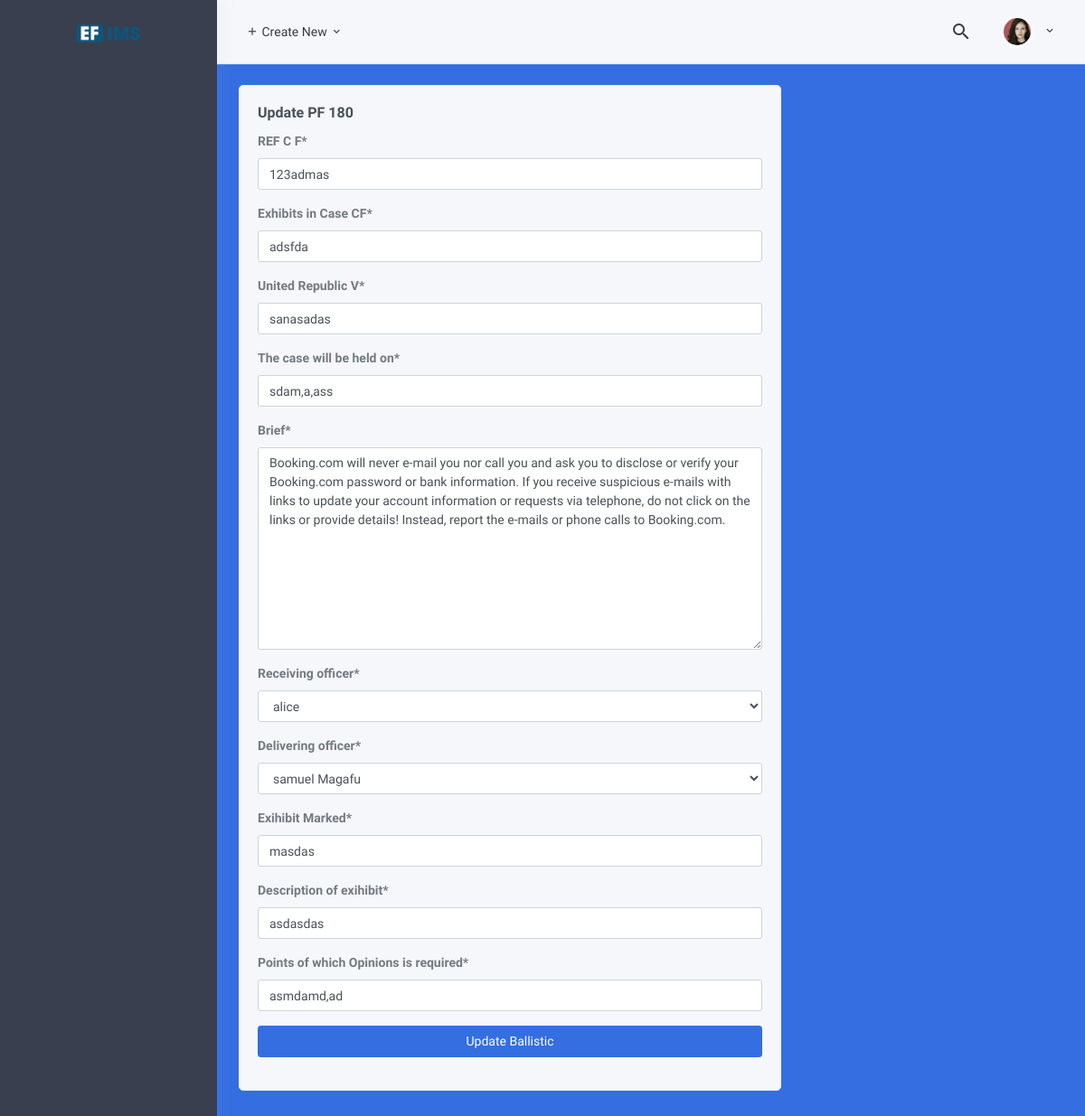
Screenshot of /dna/biology/3/update with the database file from the repository.
### dna/models.py (models this page shows, shortened)
class BiologyPF180(models.Model):
    ref = models.CharField(verbose_name="REF C F", max_length=100,blank=False,null=False)
    date = models.DateTimeField(verbose_name="Date Created",auto_now_add=True)
    casecf = models.CharField(verbose_name="Exhibits in Case CF", max_length=100,null=False,blank=False)
    united = models.CharField(verbose_name="United Republic V", max_length=100,null=False,blank=False)
    venue = models.CharField(verbose_name="The case will be held on", max_length=100,null=False,blank=False)
    brief = models.TextField()
    receicer = models.ForeignKey('auth.User',on_delete=models.CASCADE,related_name="receiving_officer",verbose_name="receiving officer")
    deliver = models.ForeignKey(Client,on_delete=models.CASCADE,related_name="delivering_officer",verbose_name="delivering officer")
    exihibit_marked = models.CharField(verbose_name="Exihibit Marked", max_length=50)
    exihibit_description = models.CharField(verbose_name="Description of exihibit", max_length=160)
    points = models.CharField(verbose_name="Points of which Opinions is required", max_length=160)
    class Meta:
        verbose_name = 'Biology or DNA PF180'
        verbose_name_plural = 'Biology or DNA PF180'

### dna/views.py (the view)
# urls.py: path('biology/<int:pk>/update', views.BiologyUpdateView.as_view(), name='dna-update'),
class BiologyUpdateView(UpdateView):
    form_class = BiologyPF180Form
    model = BiologyPF180
    template_name = "dna/updatepf180.html"

### dna/forms.py
class BiologyPF180Form(ModelForm):
    class Meta:
        model = BiologyPF180
        fields = '__all__'

### balistic/templatetags/ballistic_tags.py (called while the page is built)
@register.filter(name='has_group')
def has_group(user, group_name):
    group = Group.objects.get(name=group_name)
    return True if group in user.groups.all() else False

### pages/models.py (called while the page is built)
    def __str__(self):
        return self.client

### template/dna/updatepf180.html (shortened to what this page needs)
{% extends 'clients/base.html' %}
{% load static %}
{% load crispy_forms_tags %}
{% block content %}
<div id="layout-wrapper">
    {% include 'include/navbar.html' %}
    <div class="main-content">
        <div class="page-content">
            <div class="container-fluid">
                <div class="row">
                        <div class="col-xl-8">
                            <div class="card">
                                <div class="card-body">
                                    <h4 class="card-title">
                                        Update PF 180
                                    </h4>
                                    <form action="" method="POST">
                                        {{form | crispy}}
                                        <div class="mb-3 text-center">
                                            <button class="btn btn-primary btn-block" type="submit"> Update Ballistic
                                            </button>
                                        </div>
                                    </form>
                                </div>
                            </div>
                        </div>
                </div>
            </div>
        </div>
    </div>
</div>
{% endblock content %}

### rows the page displays
BiologyPF180: ref "123admas", casecf "adsfda", united "sanasadas", venue "sdam,a,ass", brief "Booking.com will never e-mail you nor call you and ask you to disclose or verify your Booking.com password or bank information. If you receive suspicious e-mails with links to update your account information or requests via telephone, do not click on the links or provide details! Instead, report the e-mails or phone calls to Booking.com.", receicer "alice", deliver "samuel Magafu", exihibit_marked "masdas", exihibit_description "asdasdas", points "asmdamd,ad"
